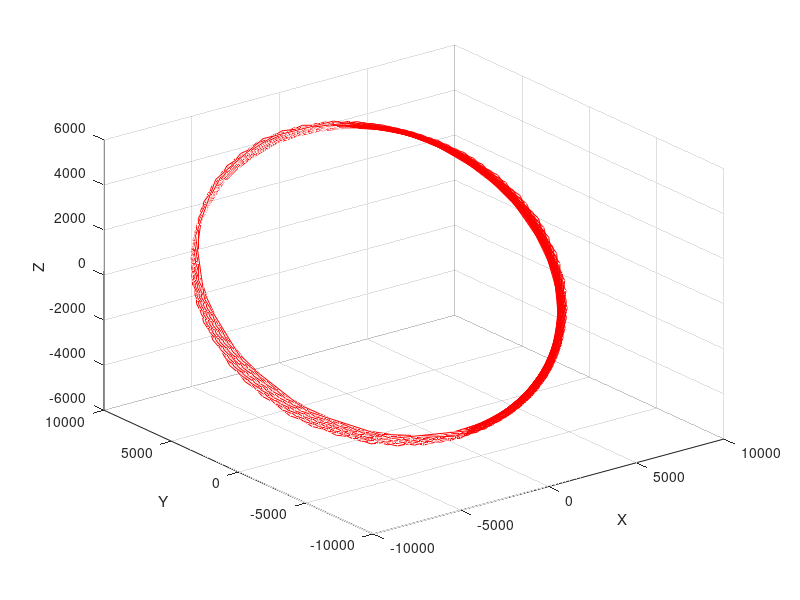

Here is the MATLAB script that generated this plot:
clear all;


data = csvread('out_file.csv');
data = data(2:end, :);

time = data(:,1);
rx = data(:,2);
ry = data(:,3);
rz = data(:,4);

plot3(rx, ry, rz, 'r');
xlabel('X');
ylabel('Y');
zlabel('Z');
grid on;
